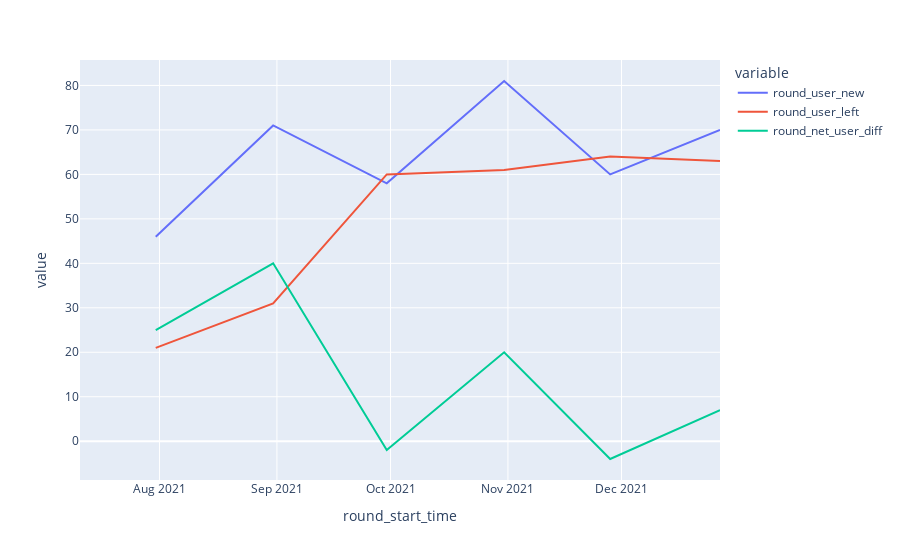

Notebook code cell kept with this figure:
### Code cell
px.line(round_stats,x='round_start_time',y=['round_user_new','round_user_left','round_net_user_diff'])

### Figure 1 — Plotly figure (JSON) as saved in the notebook; plotly's stock layout.template omitted (floating-point values rounded to 4 significant figures)
{"data": [{"hovertemplate": "variable=round_user_new<br>round_start_time=%{x}<br>value=%{y}<extra></extra>", "legendgroup": "round_user_new", "line": {"color": "#636efa", "dash": "solid"}, "marker": {"symbol": "circle"}, "mode": "lines", "name": "round_user_new", "orientation": "v", "showlegend": true, "type": "scatter", "x": ["2021-07-11", "2021-07-31", "2021-08-31", "2021-09-30", "2021-10-31", "2021-11-28", "2021-12-27"], "xaxis": "x", "y": [null, 46, 71, 58, 81, 60, 70], "yaxis": "y"}, {"hovertemplate": "variable=round_user_left<br>round_start_time=%{x}<br>value=%{y}<extra></extra>", "legendgroup": "round_user_left", "line": {"color": "#EF553B", "dash": "solid"}, "marker": {"symbol": "circle"}, "mode": "lines", "name": "round_user_left", "orientation": "v", "showlegend": true, "type": "scatter", "x": ["2021-07-11", "2021-07-31", "2021-08-31", "2021-09-30", "2021-10-31", "2021-11-28", "2021-12-27"], "xaxis": "x", "y": [null, 21, 31, 60, 61, 64, 63], "yaxis": "y"}, {"hovertemplate": "variable=round_net_user_diff<br>round_start_time=%{x}<br>value=%{y}<extra></extra>", "legendgroup": "round_net_user_diff", "line": {"color": "#00cc96", "dash": "solid"}, "marker": {"symbol": "circle"}, "mode": "lines", "name": "round_net_user_diff", "orientation": "v", "showlegend": true, "type": "scatter", "x": ["2021-07-11", "2021-07-31", "2021-08-31", "2021-09-30", "2021-10-31", "2021-11-28", "2021-12-27"], "xaxis": "x", "y": [null, 25, 40, -2, 20, -4, 7], "yaxis": "y"}], "layout": {"legend": {"title": {"text": "variable"}, "tracegroupgap": 0}, "margin": {"t": 60}, "xaxis": {"anchor": "y", "domain": [0, 1], "title": {"text": "round_start_time"}}, "yaxis": {"anchor": "x", "domain": [0, 1], "title": {"text": "value"}}}}
